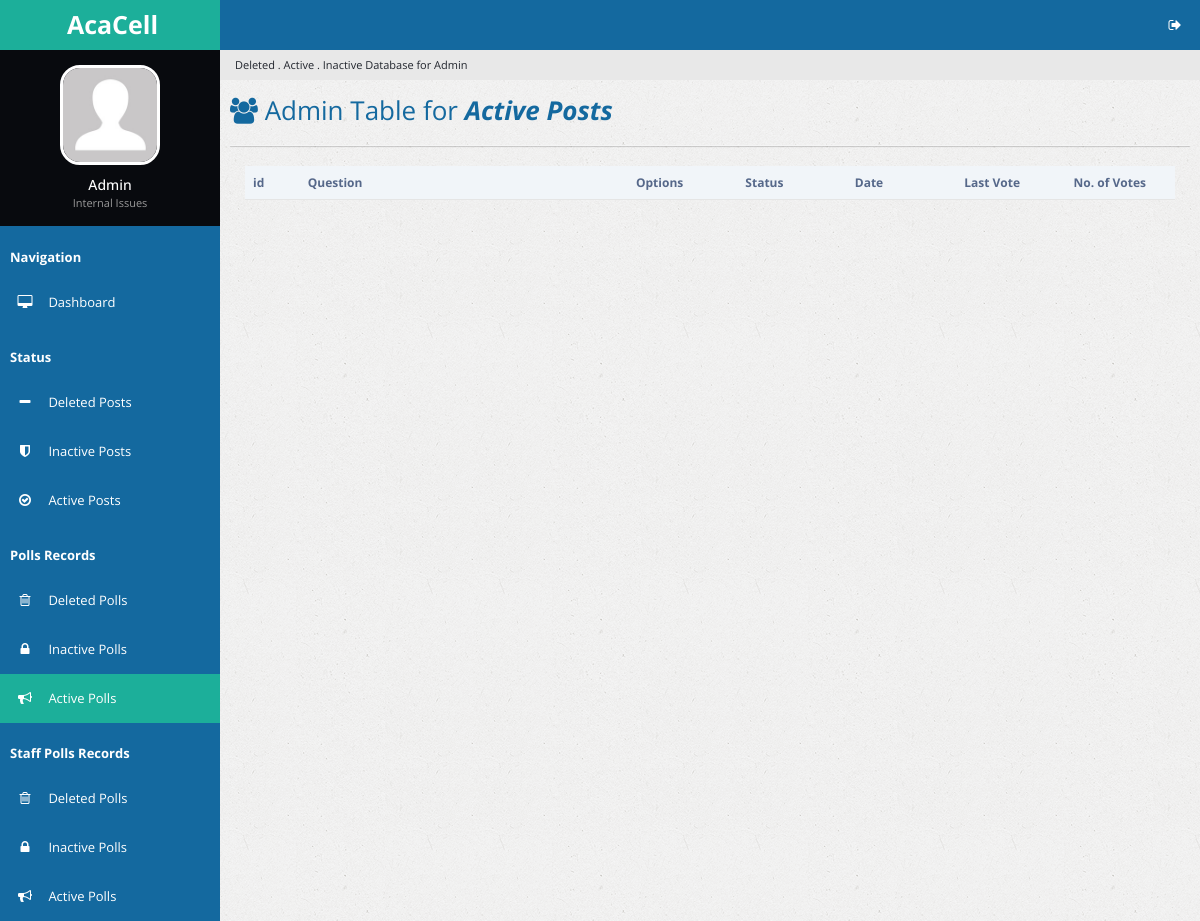
Page /actpolls.php (signed in) on the earlier database version.
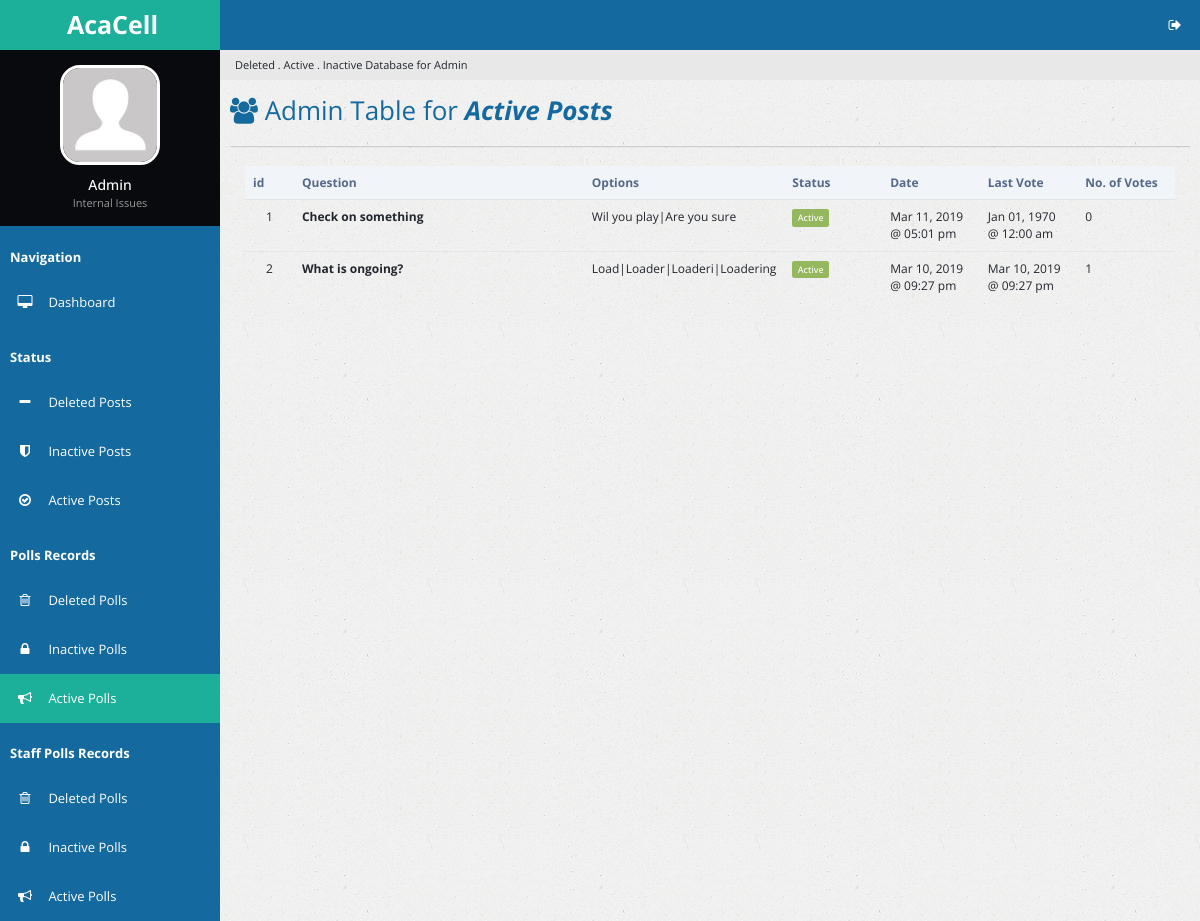
Same page on the later database version.
### tables this page shows
CREATE TABLE `poll` (
  `p_id` int(32) NOT NULL,
  `p_question` text NOT NULL,
  `date_created` double NOT NULL,
  `p_options` varchar(250) NOT NULL,
  `p_votes` varchar(250) NOT NULL DEFAULT '0',
  `p_number_options` tinyint(3) NOT NULL,
  `date_stop_display` double DEFAULT NULL,
  `p_voters` int(11) DEFAULT '0',
  `p_last_vote_date` double DEFAULT '0',
  `u_id` int(11) NOT NULL DEFAULT '0',
  `u_fname` varchar(64) NOT NULL DEFAULT 'HR',
  `table_type` varchar(16) NOT NULL DEFAULT 'poll'
);

### actpolls.php (the view, shortened to what this page needs)
<?php
  include 'handlers/dbcon.php';
  $curr_time = time();
if (isset($_SESSION['loggedin']) && isset($_SESSION['adminpanel'])) {
  ?>
  <!DOCTYPE html>
  <html lang="en">
  <head>
          <link rel="stylesheet" type="text/css" id="theme" href="css/theme-default.css"/>
      </head>
      <body>
          <div class="page-container">
              <div class="page-sidebar">
                  <ul class="x-navigation">
                      <li class="xn-logo">
                          <a href="table-export.php"><b>AcaCell</b></a>
                      </li>
                      <li class="xn-profile">
                          <div class="profile">
                              <div class="profile-image">
                                  <img src="assets/images/users/avatar.jpg" alt="John Doe"/>
                              </div>
                              <div class="profile-data">
                                  <div class="profile-data-name">Admin</div>
                                  <div class="profile-data-title">Internal Issues</div>
                              </div>
                          </div>
                      </li>
                     <li class="xn-title"><b>Navigation</b></li>
                      <li>
                          <a href="admin.php"><span class="fa fa-desktop" style="color: white;"></span> <span class="xn-text" style="color: white;">Dashboard</span></a>
                      </li>
                      <li class="xn-title"><b>Status</b></li>
                      <li>
                          <a href="delposts.php"><span class="fa fa-minus" style="color: white;"></span> <span class="xn-text" style="color: white;">Deleted Posts</span></a>
                      </li>
                      <li>
                          <a href="inactposts.php"><span class="fa fa-shield" style="color: white;"></span> <span class="xn-text" style="color: white;">Inactive Posts</span></a>
                      </li>
                      <li>
                          <a href="actposts.php"><span class="fa fa-check-circle-o" style="color: white;"></span> <span class="xn-text" style="color: white;">Active Posts</span></a>
                      </li>
                      <li class="xn-title"><b>Polls Records</b></li>
                      <li>
                         <a href="delpolls.php"><span class="fa fa-trash-o" style="color: white;"></span> <span class="xn-text" style="color: white;">Deleted Polls</span></a>
                     </li>
                      <li>
                         <a href="inactpolls.php"><span class="fa fa-lock" style="color: white;"></span> <span class="xn-text" style="color: white;">Inactive Polls</span></a>
                     </li>
                     <li class="active">
                         <a href="actpolls.php"><span class="fa fa-bullhorn" style="color: white;"></span> <span class="xn-text" style="color: white;">Active Polls</span></a>
                     </li>
                     <li class="xn-title"><b>Staff Polls Records</b></li>
                     <li>
                        <a href="staffdelpolls.php"><span class="fa fa-trash-o" style="color: white;"></span> <span class="xn-text" style="color: white;">Deleted Polls</span></a>
                    </li>
                     <li>
                        <a href="staffinactpolls.php"><span class="fa fa-lock" style="color: white;"></span> <span class="xn-text" style="color: white;">Inactive Polls</span></a>
                    </li>
                    <li>
                        <a href="staffactpolls.php"><span class="fa fa-bullhorn" style="color: white;"></span> <span class="xn-text" style="color: white;">Active Polls</span></a>
                    </li>
                    </ul>
              </div>
              <div class="page-content">
                  <ul class="x-navigation x-navigation-horizontal x-navigation-panel">
                      <li class="xn-icon-button pull-right">
                          <a href="#" class="mb-control" data-box="#mb-signout"><span class="fa fa-sign-out"></span></a>
                      </li>
                  </ul>
                      <ul class="breadcrumb">
                      <li class="active">Deleted . Active . Inactive Database for Admin</li>
                  </ul>
                  <div class="page-title">
                      <h2><span class="fa fa-users"></span> Admin Table for <i><b>Active Posts</b></i></h2>
                  </div>
                  <div class="page-content-wrap">
                      <div class="row">
                          <div class="col-md-12">
                              <div class="panel panel-default">
                                  </div>
                                  <div class="panel-body">
                                      <table id="customers2" class="table datatable">
                                          <thead>
                                              <tr>
                                                  <th width="50">id</th>
                                                  <th width="300">Question</th>
                                                  <th width="100">Options</th>
                                                  <th width="100">Status</th>
                                                  <th width="100">Date</th>
                                                  <th width="100">Last Vote</th>
                                                  <th width="100">No. of Votes</th>
                                              </tr>
                                          </thead>
                                          <tbody>
                                            <?php
                                              $sql_actpolldisplay = "SELECT * FROM poll WHERE date_stop_display > $curr_time AND u_id > 0 ORDER BY date_created DESC";
                                              $success_actpolldisplay = mysqli_query($link, $sql_actpolldisplay);
                                              if ($success_actpolldisplay->num_rows > 0) {
                                                $i = 1;
                                                while($rows = $success_actpolldisplay->fetch_assoc()){
                                            ?>
                                            <tr id="trow<?php echo $rows['p_id']; ?>">
                                              <td class="text-center"><?php echo $i; ?></td>
                                              <td><strong> <?php echo $rows['p_question']; ?> </strong></td>
                                              <td>
                                                <?php
                                                echo $rows['p_options']; ?>
                                              </td>
                                              <td><?php
                                                if ($curr_time < $rows['date_stop_display']) {
                                                  echo "<span class='label label-success'>Active</span>";
                                                }
                                                elseif ($curr_time > $rows['date_stop_display']){
                                                  echo "<span class='label label-danger'>Inactive</span>";
                                                } ?>
                                                </td>
                                                <td><?php echo date("M d, Y @ h:i a", $rows['date_created']); ?></td>
                                                <td><?php echo date("M d, Y @ h:i a", $rows['p_last_vote_date']); ?></td>
                                                <td><?php echo $rows['p_voters'] ?></td>
                                            </tr>
                                            <?php
                                                $i++;
                                                  }
                                                }
                                            ?>
                                              </tbody>
                                      </table>
                                  </div>
                              </div>
                          </div>
                      </div>
                  </div>
              </div>
      </body>
  </html>
<?php
}else {
  header('location:admin.php');
}
 ?>

Differences in the rows shown:
added poll: p_question "Check on something", p_options "Wil you play|Are you sure", date_stop_display "Active", date_created "Mar 11, 2019 @ 05:01 pm", p_last_vote_date "Jan 01, 1970 @ 12:00 am", p_voters "0"
added poll: p_question "What is ongoing?", p_options "Load|Loader|Loaderi|Loadering", date_stop_display "Active", date_created "Mar 10, 2019 @ 09:27 pm", p_last_vote_date "Mar 10, 2019 @ 09:27 pm", p_voters "1"
